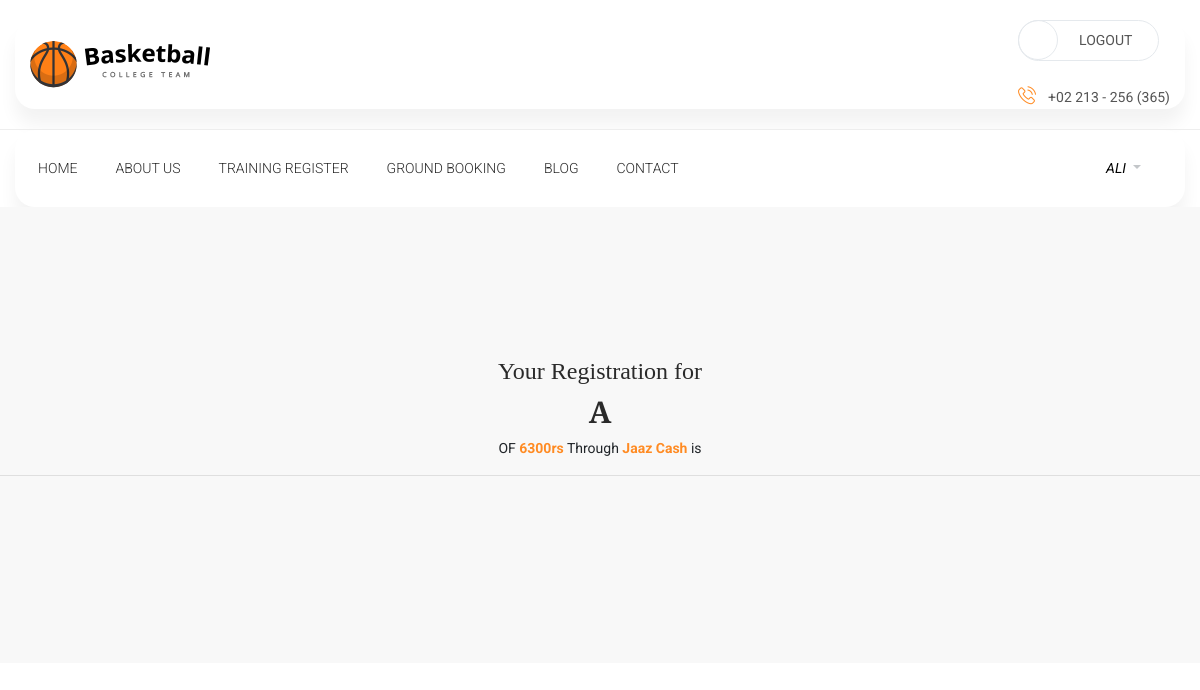
/memberTrainingInfo.php (signed in), run on an earlier commit of the app's database.
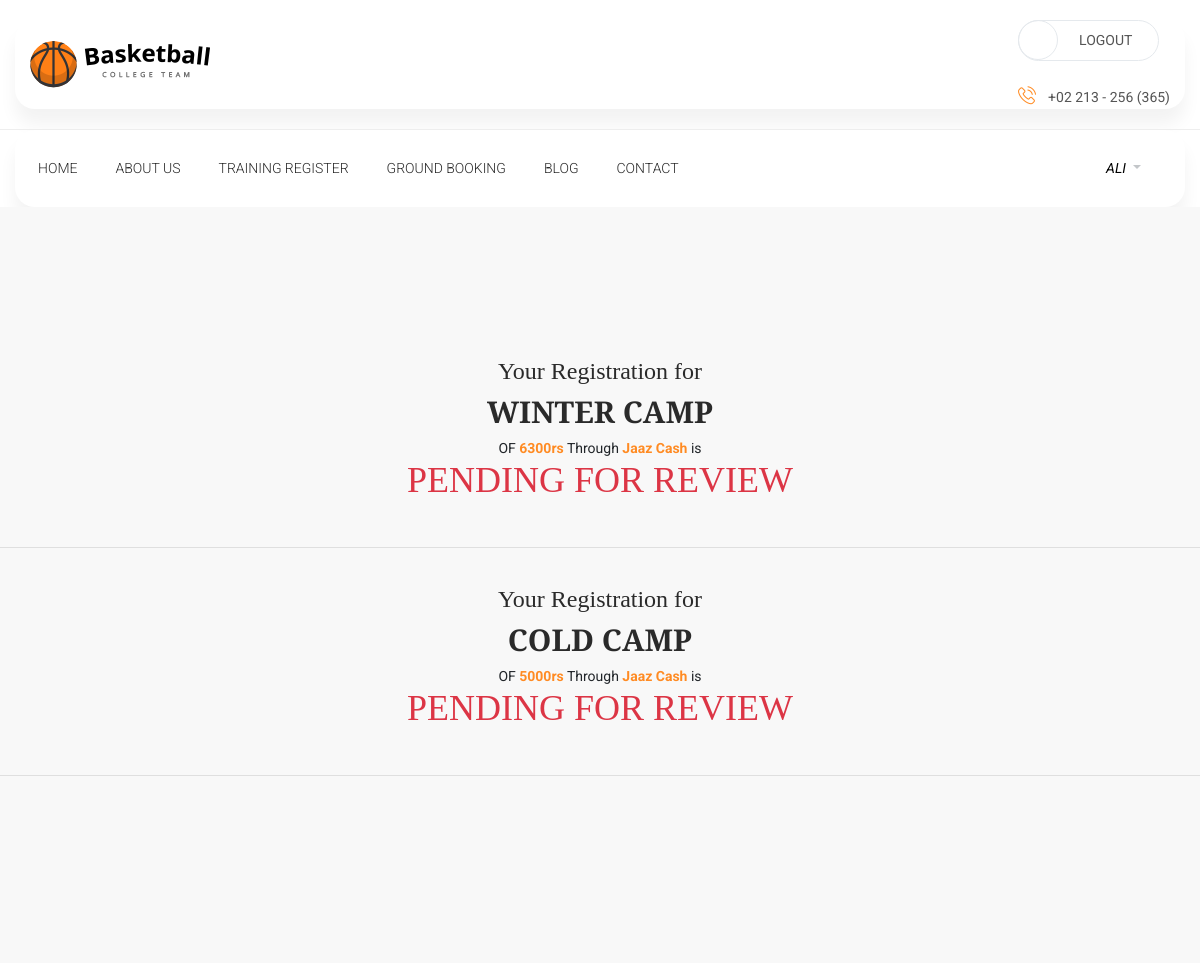
And on a later commit of the database.
### tables this page shows
CREATE TABLE `training_register` (
  `id` int(11) NOT NULL,
  `batch_code` int(11) NOT NULL,
  `member_code` int(11) NOT NULL,
  `fees_paid` varchar(15) NOT NULL,
  `payment_mode` varchar(15) NOT NULL,
  `available_seats` int(11) NOT NULL,
  `register_seats` int(11) NOT NULL,
  `confirmation` varchar(50) NOT NULL
);

CREATE TABLE `training_batch` (
  `batch_code` int(11) NOT NULL,
  `batch_name` varchar(50) NOT NULL,
  `batch_des` varchar(250) NOT NULL,
  `club_code` int(11) NOT NULL,
  `start_date` date NOT NULL,
  `end_date` date NOT NULL,
  `member_limit` int(3) NOT NULL,
  `eligible_criteria` varchar(150) DEFAULT NULL,
  `fees` int(7) NOT NULL,
  `coach_name` varchar(100) NOT NULL,
  `coach_name2` varchar(150) DEFAULT NULL
);

### memberTrainingInfo.php (the view, shortened to what this page needs)
<?php include 'connection.php';
    $q = "SELECT * FROM `training_register` WHERE `member_code`='$_SESSION[member_code]'";
    $r = mysqli_query($conn,$q);
?>
<!DOCTYPE html>
<html lang="en">
<head>
    <link rel="stylesheet" href="login/fonts/material-icon/css/material-design-iconic-font.min.css">
    <link rel="stylesheet" href="login/css/mylife.css">
    <?php include 'headerlink.php'; ?>
</head>
<body>
    <?php include 'header.php'; ?>
    <div class="main">
        <div style="text-align: center;">
            <?php while ($row = mysqli_fetch_assoc($r)) {?>
                <h3>
                    Your Registration for <h2 style="text-transform: uppercase;"><?php
                        $q1 = "SELECT * FROM `training_batch` WHERE `batch_code`='$row[batch_code]'";
                        $r1 = mysqli_query($conn,$q1);
                        $row2 = mysqli_fetch_assoc($r1);
                    echo $row2['batch_name']; ?></h2> OF <b><?php echo $row['fees_paid']?>rs</b> Through <b><?php echo $row['payment_mode']?></b> is
                    <?php if($row['confirmation'] == "Confirmed") {?>
                        <h1 class="text-success">CONFIRMED</h1>
                    <?php } if($row['confirmation'] == "Wait") {?>
                        <h1 class="text-danger">PENDING FOR REVIEW</h1>
                    <?php } ?>
                </h3>
                    <br>
                <hr>
                    <br>
                <?php } ?>
        </div>
    </div>
</body>
</html>

What changed in the data, as far as the page shows it:
removed training_register: batch_code.batch_name "A", fees_paid "6300", payment_mode "Jaaz Cash"
added training_register: batch_code.batch_name "WINTER CAMP", fees_paid "6300", payment_mode "Jaaz Cash", confirmation "PENDING FOR REVIEW"
added training_register: batch_code.batch_name "COLD CAMP", fees_paid "5000", payment_mode "Jaaz Cash", confirmation "PENDING FOR REVIEW"
